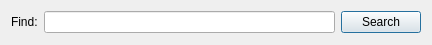
<?xml version="1.0" encoding="UTF-8"?>
<ui version="4.0">
 <class>TISSADictionary</class>
 <widget class="QDialog" name="TISSADictionary">
  <property name="geometry">
   <rect>
    <x>0</x>
    <y>0</y>
    <width>432</width>
    <height>45</height>
   </rect>
  </property>
  <property name="windowTitle">
   <string>TISSA - Dictionary</string>
  </property>
  <layout class="QGridLayout" name="gridLayout">
   <item row="0" column="0">
    <widget class="QLabel" name="label">
     <property name="text">
      <string>Find:</string>
     </property>
    </widget>
   </item>
   <item row="0" column="1">
    <widget class="QLineEdit" name="lineEdit"/>
   </item>
   <item row="0" column="2">
    <widget class="QPushButton" name="pushButton">
     <property name="text">
      <string>Search</string>
     </property>
    </widget>
   </item>
  </layout>
 </widget>
 <layoutdefault spacing="6" margin="11"/>
 <resources/>
 <connections/>
</ui>
